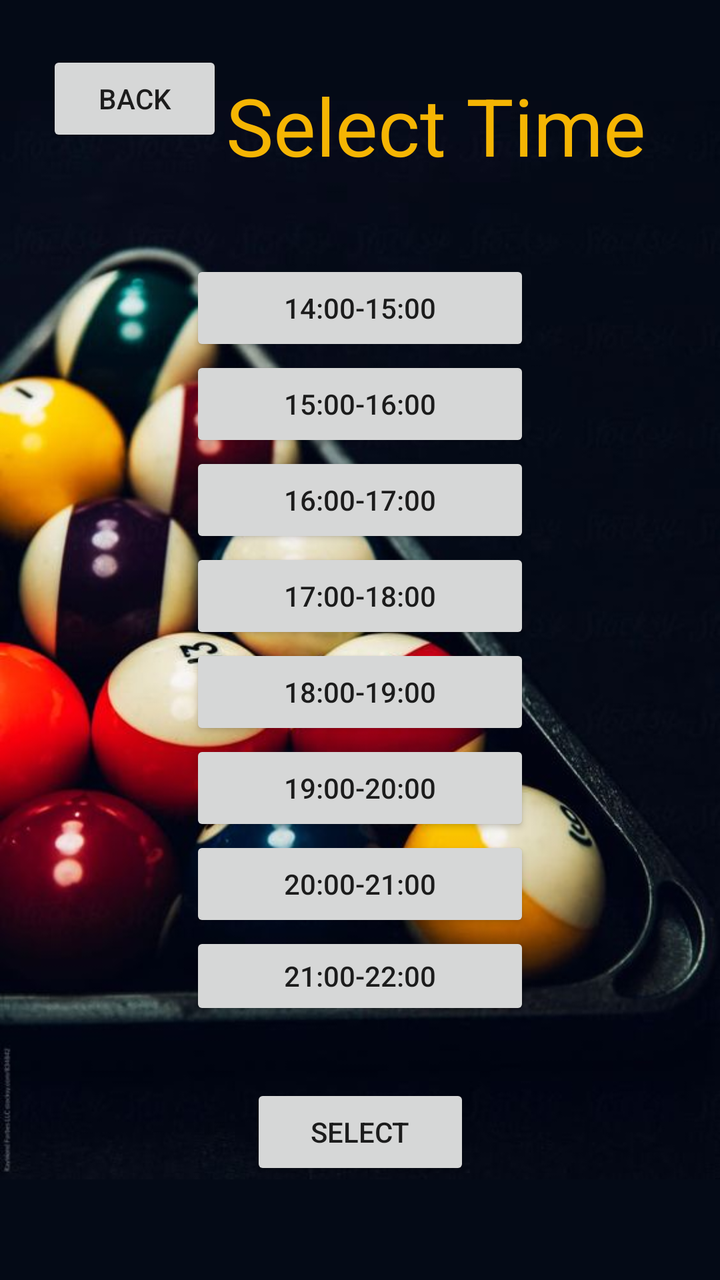
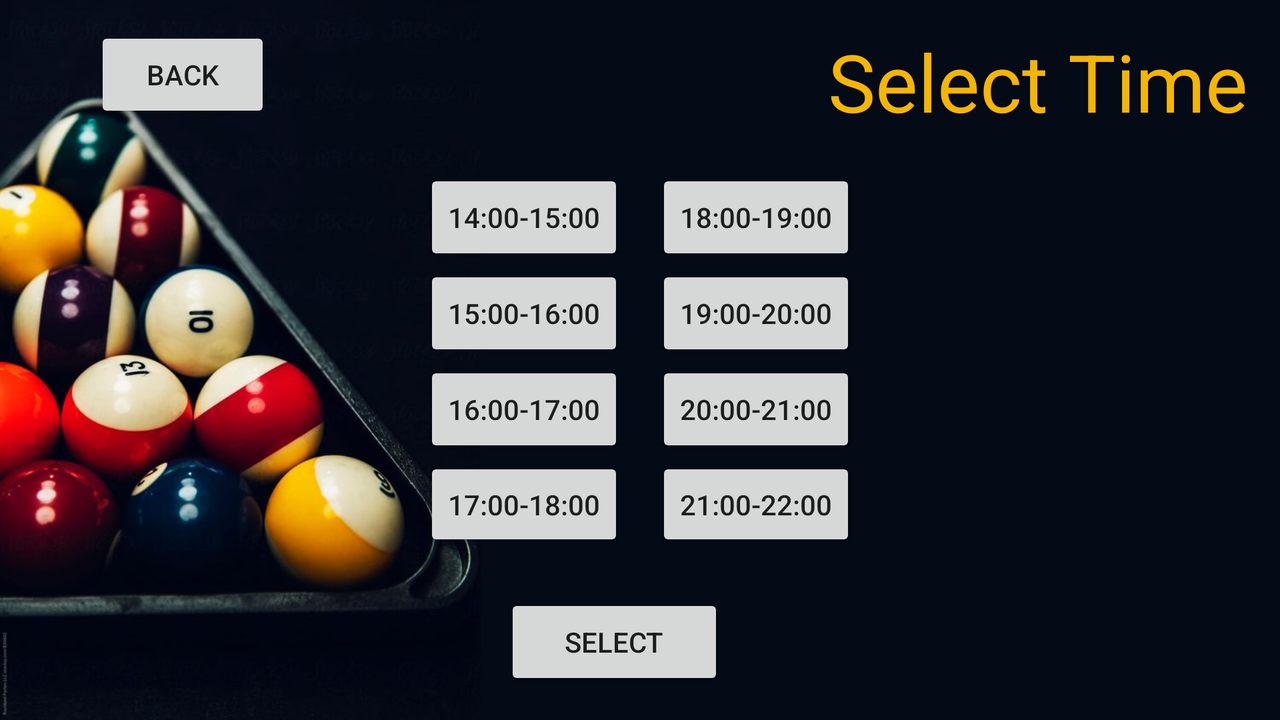

First picture: res/layout/ on a phone held upright. Second picture: the repository's own variant of that layout, on a device whose configuration matches the variant's folder. Source for both follows.
<!-- AndroidManifest.xml: application theme Theme.Mobilos -->
<!-- res/layout/activity_newbookinghours.xml -->
<?xml version="1.0" encoding="utf-8"?>
<androidx.constraintlayout.widget.ConstraintLayout xmlns:android="http://schemas.android.com/apk/res/android"
    xmlns:app="http://schemas.android.com/apk/res-auto"
    xmlns:tools="http://schemas.android.com/tools"
    android:layout_width="match_parent"
    android:layout_height="match_parent"
    tools:context=".NewBookingHoursActivity">

    <RelativeLayout
        android:layout_width="match_parent"
        android:layout_height="match_parent"
        android:background="@color/backgroundColor">
    <ImageView
        android:id="@+id/imageView"
        android:layout_width="@dimen/image_width"
        android:layout_height="@dimen/image_height"
        android:contentDescription="@string/eightballwallpaper"
        app:layout_constraintBottom_toBottomOf="parent"
        app:layout_constraintEnd_toEndOf="parent"
        app:layout_constraintHorizontal_bias="0.505"
        app:layout_constraintStart_toStartOf="parent"
        app:layout_constraintTop_toTopOf="parent"
        android:scaleType="fitCenter"
        app:srcCompat="@drawable/wallpaper" />

    </RelativeLayout>

    <TableLayout
        android:id="@+id/tableLayout"
        android:layout_width="300dp"
        android:layout_height="380dp"
        app:layout_constraintBottom_toBottomOf="parent"
        app:layout_constraintEnd_toEndOf="parent"
        app:layout_constraintStart_toStartOf="parent"
        app:layout_constraintTop_toTopOf="parent">

        <TableRow
            android:layout_width="213dp"
            android:layout_height="match_parent"
            android:gravity="center">

            <Button
                android:id="@+id/btn0"
                android:layout_width="170dp"
                android:layout_height="match_parent"
                android:onClick="onButtonClick"
                android:tag="0"
                android:text="14:00-15:00" />
        </TableRow>

        <TableRow
            android:layout_width="match_parent"
            android:layout_height="match_parent"
            android:gravity="center">

            <Button
                android:id="@+id/btn1"
                android:layout_width="wrap_content"
                android:layout_height="wrap_content"
                android:onClick="onButtonClick"
                android:tag="1"
                android:text="15:00-16:00" />
        </TableRow>

        <TableRow
            android:layout_width="match_parent"
            android:layout_height="match_parent"
            android:gravity="center">


            <Button
                android:id="@+id/btn2"
                android:layout_width="wrap_content"
                android:layout_height="wrap_content"
                android:onClick="onButtonClick"
                android:tag="2"
                android:text="16:00-17:00" />

        </TableRow>

        <TableRow
            android:layout_width="match_parent"
            android:layout_height="match_parent"
            android:gravity="center">

            <Button
                android:id="@+id/btn3"
                android:layout_width="wrap_content"
                android:layout_height="wrap_content"
                android:onClick="onButtonClick"
                android:tag="3"
                android:text="17:00-18:00" />

        </TableRow>

        <TableRow
            android:layout_width="match_parent"
            android:layout_height="match_parent"
            android:gravity="center">

            <Button
                android:id="@+id/btn4"
                android:layout_width="wrap_content"
                android:layout_height="wrap_content"
                android:onClick="onButtonClick"
                android:tag="4"
                android:text="18:00-19:00" />

        </TableRow>

        <TableRow
            android:layout_width="match_parent"
            android:layout_height="match_parent"
            android:gravity="center">

            <Button
                android:id="@+id/btn5"
                android:layout_width="wrap_content"
                android:layout_height="wrap_content"
                android:onClick="onButtonClick"
                android:tag="5"
                android:text="19:00-20:00" />

        </TableRow>

        <TableRow
            android:layout_width="match_parent"
            android:layout_height="match_parent"
            android:gravity="center">

            <Button
                android:id="@+id/btn6"
                android:layout_width="wrap_content"
                android:layout_height="wrap_content"
                android:onClick="onButtonClick"
                android:tag="6"
                android:text="20:00-21:00" />

        </TableRow>

        <TableRow
            android:layout_width="match_parent"
            android:layout_height="wrap_content"
            android:gravity="center">

            <Button
                android:id="@+id/btn7"
                android:layout_width="wrap_content"
                android:layout_height="wrap_content"
                android:onClick="onButtonClick"
                android:tag="7"
                android:text="21:00-22:00" />

        </TableRow>
    </TableLayout>

    <Button
        android:id="@+id/btnHistory"
        android:layout_width="wrap_content"
        android:layout_height="wrap_content"
        android:layout_marginStart="130dp"
        android:layout_marginTop="32dp"
        android:layout_marginEnd="130dp"
        android:onClick="selectBookingHour"
        android:paddingLeft="30dp"
        android:paddingRight="30dp"
        android:text="@string/select"
        app:layout_constraintEnd_toEndOf="parent"
        app:layout_constraintStart_toStartOf="parent"
        app:layout_constraintTop_toBottomOf="@+id/tableLayout" />

    <TextView
        android:id="@+id/txtWelcome"
        android:layout_width="215dp"
        android:layout_height="50dp"
        android:layout_marginTop="36dp"
        android:layout_marginEnd="32dp"
        android:text="@string/select_time"
        android:textColor="@color/yellow"
        android:textSize="40sp"
        app:layout_constraintEnd_toEndOf="parent"
        app:layout_constraintTop_toTopOf="parent" />

    <Button
        android:id="@+id/btnBack"
        android:layout_width="wrap_content"
        android:layout_height="wrap_content"
        android:onClick="back"
        android:text="@string/backStr"
        app:layout_constraintBottom_toBottomOf="parent"
        app:layout_constraintHorizontal_bias="0.086"
        app:layout_constraintLeft_toLeftOf="parent"
        app:layout_constraintRight_toRightOf="parent"
        app:layout_constraintTop_toTopOf="parent"
        app:layout_constraintVertical_bias="0.043" />

</androidx.constraintlayout.widget.ConstraintLayout>
<!-- resources referenced by this layout -->
<resources>
  <color name="backgroundColor">#040A16</color>
  <color name="yellow">#F5B503</color>
  <dimen name="image_height">829dp</dimen>
  <dimen name="image_width">506dp</dimen>
  <!-- drawable wallpaper: jpg bitmap (drawable, 38009 bytes) -->
  <string name="backStr">Back</string>
  <string name="eightballwallpaper">eightBallwallpaper</string>
  <string name="select">Select</string>
  <string name="select_time">Select Time</string>
  <style name="Theme.Mobilos" parent="Theme.MaterialComponents.DayNight.DarkActionBar">
          
          <item name="colorPrimary">@color/yellow</item>
          <item name="colorPrimaryVariant">@color/yellowDark</item>
          <item name="colorOnPrimary">@color/white</item>
          
          <item name="colorSecondary">@color/yellow</item>
          <item name="colorSecondaryVariant">@color/yellowDark</item>
          <item name="colorOnSecondary">@color/white</item>
          
          <item name="android:statusBarColor" tools:targetApi="l">?attr/colorPrimaryVariant</item>
          
      </style>
  <color name="yellowDark">#CE9902</color>
  <color name="white">#FFFFFFFF</color>
</resources>
<!-- res/layout-land/activity_newbookinghours.xml (the author's variant of the layout above) -->
<!-- drawn on the phone turned sideways -->
<?xml version="1.0" encoding="utf-8"?>
<androidx.constraintlayout.widget.ConstraintLayout xmlns:android="http://schemas.android.com/apk/res/android"
    xmlns:app="http://schemas.android.com/apk/res-auto"
    xmlns:tools="http://schemas.android.com/tools"
    android:layout_width="match_parent"
    android:layout_height="match_parent"

    tools:context=".NewBookingHoursActivity">

    <RelativeLayout
        android:layout_width="match_parent"
        android:layout_height="match_parent"
        android:background="@color/backgroundColor"
        app:layout_constraintBottom_toBottomOf="parent"
        app:layout_constraintEnd_toEndOf="parent"
        app:layout_constraintHorizontal_bias="0.0"
        app:layout_constraintStart_toStartOf="parent"
        app:layout_constraintTop_toTopOf="parent">

        <ImageView
            android:id="@+id/imageView"
            android:layout_width="@dimen/image_width"
            android:layout_height="@dimen/image_height"
            android:contentDescription="@string/eightballwallpaper"
            android:scaleType="fitStart"
            app:layout_constraintBottom_toBottomOf="parent"
            app:layout_constraintEnd_toEndOf="parent"
            app:layout_constraintHorizontal_bias="0"
            app:layout_constraintStart_toStartOf="parent"
            app:layout_constraintTop_toTopOf="parent"
            app:srcCompat="@drawable/wallpaper" />

        <TextView
            android:id="@+id/txtWelcome"
            android:layout_width="215dp"
            android:layout_height="50dp"
            android:layout_alignParentTop="true"
            android:layout_alignParentEnd="true"
            android:layout_marginTop="14dp"
            android:layout_marginEnd="11dp"
            android:text="@string/select_time"
            android:textColor="@color/yellow"
            android:textSize="40sp" />

        <Button
            android:id="@+id/btnRegister"
            android:layout_width="wrap_content"
            android:layout_height="wrap_content"
            android:layout_alignParentEnd="true"
            android:layout_alignParentBottom="true"
            android:layout_marginStart="130dp"
            android:layout_marginTop="32dp"
            android:layout_marginEnd="278dp"
            android:layout_marginBottom="15dp"
            android:onClick="selectBookingHour"
            android:paddingLeft="30dp"
            android:paddingRight="30dp"
            android:text="@string/select" />

    </RelativeLayout>

    <TableLayout
        android:id="@+id/tableLayout"
        android:layout_width="418dp"
        android:layout_height="191dp"
        app:layout_constraintBottom_toBottomOf="parent"
        app:layout_constraintEnd_toEndOf="parent"
        app:layout_constraintStart_toStartOf="parent"
        app:layout_constraintTop_toTopOf="parent">

        <TableRow
            android:layout_width="213dp"
            android:layout_height="match_parent"
            android:gravity="center">

            <Button
                android:id="@+id/btn0"
                android:layout_width="88dp"
                android:layout_height="match_parent"
                android:onClick="onButtonClick"
                android:layout_marginEnd="8dp"

                android:tag="0"
                android:text="14:00-15:00" />

            <Button
                android:id="@+id/btn4"
                android:layout_width="80dp"
                android:layout_height="match_parent"
                android:onClick="onButtonClick"
                android:tag="4"
                android:layout_marginStart="8dp"

                android:text="18:00-19:00" />
        </TableRow>

        <TableRow
            android:layout_width="match_parent"
            android:layout_height="wrap_content"
            android:gravity="center">

            <Button
                android:id="@+id/btn1"
                android:layout_width="wrap_content"
                android:layout_height="wrap_content"
                android:onClick="onButtonClick"

                android:layout_marginEnd="8dp"
                android:tag="1"
                android:text="15:00-16:00" />

            <Button
                android:id="@+id/btn5"
                android:layout_width="wrap_content"
                android:layout_height="wrap_content"
                android:onClick="onButtonClick"

                android:layout_marginStart="8dp"
                android:tag="5"
                android:text="19:00-20:00" />
        </TableRow>

        <TableRow
            android:layout_width="match_parent"
            android:layout_height="match_parent"
            android:gravity="center">


            <Button
                android:id="@+id/btn2"
                android:layout_width="wrap_content"
                android:layout_height="wrap_content"
                android:onClick="onButtonClick"

                android:layout_marginEnd="8dp"
                android:tag="2"
                android:text="16:00-17:00" />

            <Button
                android:id="@+id/btn6"
                android:layout_width="wrap_content"
                android:layout_height="wrap_content"
                android:onClick="onButtonClick"
                android:layout_marginStart="8dp"

                android:tag="6"
                android:text="20:00-21:00" />

        </TableRow>

        <TableRow
            android:layout_width="match_parent"
            android:layout_height="match_parent"
            android:gravity="center">

            <Button
                android:id="@+id/btn3"
                android:layout_width="wrap_content"
                android:layout_height="wrap_content"
                android:onClick="onButtonClick"
                android:tag="3"
                android:layout_marginEnd="8dp"

                android:text="17:00-18:00" />

            <Button
                android:id="@+id/btn7"
                android:layout_width="wrap_content"
                android:layout_height="wrap_content"
                android:onClick="onButtonClick"
                android:layout_marginStart="8dp"

                android:tag="7"
                android:text="21:00-22:00" />

        </TableRow>

        <TableRow
            android:layout_width="match_parent"
            android:layout_height="match_parent"
            android:gravity="center">

        </TableRow>

        <TableRow
            android:layout_width="match_parent"
            android:layout_height="match_parent"
            android:gravity="center">

        </TableRow>

        <TableRow
            android:layout_width="match_parent"
            android:layout_height="match_parent"
            android:gravity="center">

        </TableRow>

        <TableRow
            android:layout_width="match_parent"
            android:layout_height="wrap_content"
            android:gravity="center">

        </TableRow>
    </TableLayout>

    <Button
        android:id="@+id/btnBack"
        android:layout_width="wrap_content"
        android:layout_height="wrap_content"
        android:onClick="back"
        android:text="@string/backStr"
        app:layout_constraintBottom_toBottomOf="parent"
        app:layout_constraintHorizontal_bias="0.086"
        app:layout_constraintLeft_toLeftOf="parent"
        app:layout_constraintRight_toRightOf="parent"
        app:layout_constraintTop_toTopOf="parent"
        app:layout_constraintVertical_bias="0.043" />

</androidx.constraintlayout.widget.ConstraintLayout>
<!-- resources referenced by the variant -->
<!-- as the phone turned sideways resolves them -->
<resources>
  <!-- from res/values-land/ -->
  <color name="backgroundColor">#040A16</color>
  <!-- from res/values-land/ -->
  <color name="yellow">#F5B503</color>
  <!-- from res/values-land/ -->
  <dimen name="image_height">1200dp</dimen>
  <!-- from res/values-land/ -->
  <dimen name="image_width">800dp</dimen>
  <!-- drawable wallpaper: jpg bitmap (drawable, 38009 bytes) -->
  <!-- from res/values-land/ -->
  <string name="backStr">Back</string>
  <!-- from res/values-land/ -->
  <string name="eightballwallpaper">eightBallwallpaper</string>
  <string name="select">Select</string>
  <string name="select_time">Select Time</string>
  <!-- from res/values-land/ -->
  <style name="Theme.Mobilos" parent="Theme.MaterialComponents.DayNight.DarkActionBar">
          
          <item name="colorPrimary">@color/yellow</item>
          <item name="colorPrimaryVariant">@color/yellowDark</item>
          <item name="colorOnPrimary">@color/white</item>
          
          <item name="colorSecondary">@color/yellowLight</item>
          <item name="colorSecondaryVariant">@color/yellowLight</item>
          <item name="colorOnSecondary">@color/black</item>
          
          <item name="android:statusBarColor" tools:targetApi="l">?attr/colorPrimaryVariant</item>
          
      </style>
  <!-- from res/values-land/ -->
  <color name="yellowDark">#CE9902</color>
  <!-- from res/values-land/ -->
  <color name="white">#FFFFFFFF</color>
  <!-- from res/values-land/ -->
  <color name="yellowLight">#FDCD45</color>
  <!-- from res/values-land/ -->
  <color name="black">#FF000000</color>
</resources>
